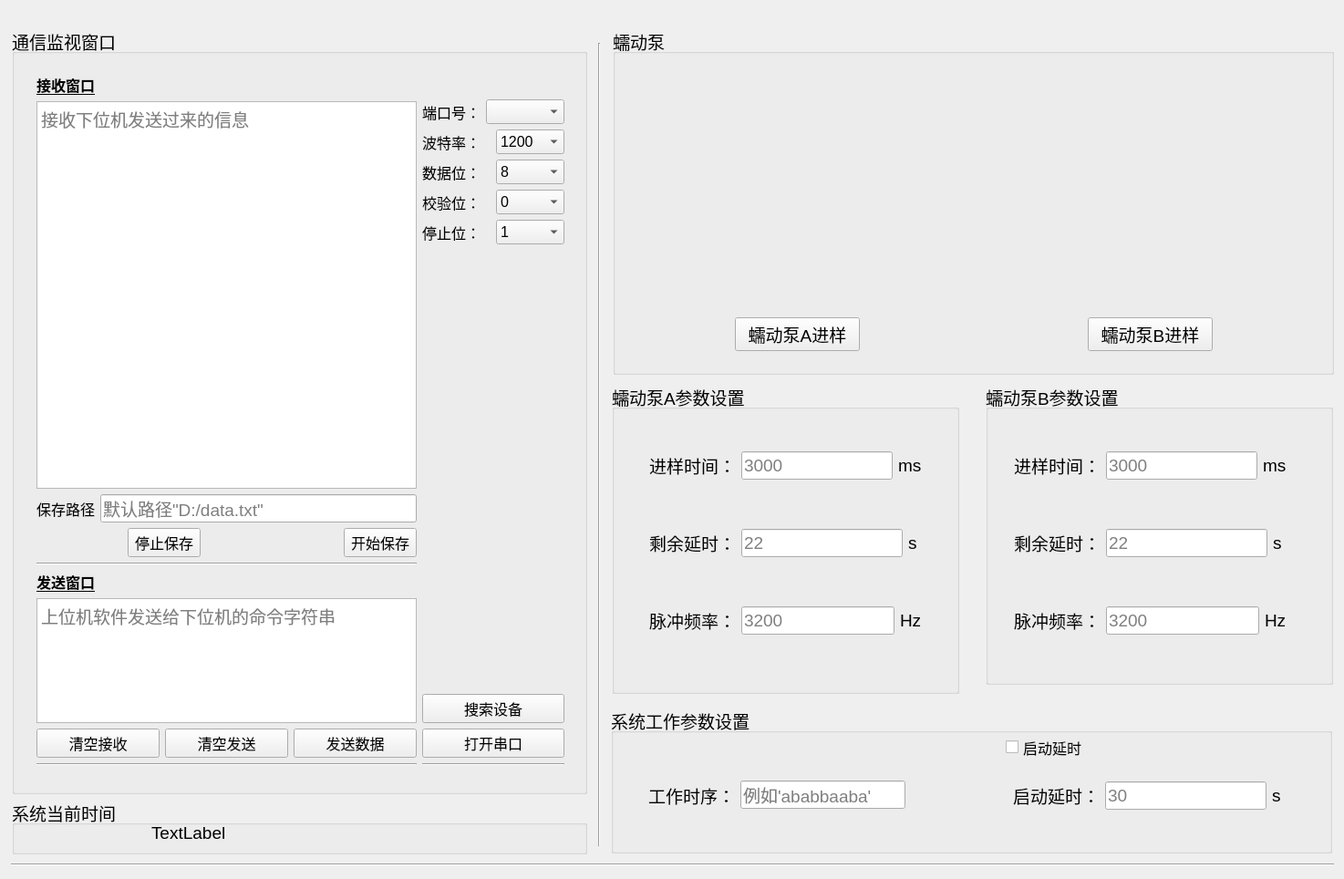
<?xml version="1.0" encoding="UTF-8"?>
<ui version="4.0">
 <class>MainWindow</class>
 <widget class="QMainWindow" name="MainWindow">
  <property name="geometry">
   <rect>
    <x>0</x>
    <y>0</y>
    <width>1474</width>
    <height>964</height>
   </rect>
  </property>
  <property name="minimumSize">
   <size>
    <width>1474</width>
    <height>964</height>
   </size>
  </property>
  <property name="maximumSize">
   <size>
    <width>1474</width>
    <height>964</height>
   </size>
  </property>
  <property name="windowTitle">
   <string>MainWindow</string>
  </property>
  <widget class="QWidget" name="centralWidget">
   <widget class="Line" name="line_4">
    <property name="geometry">
     <rect>
      <x>647</x>
      <y>47</y>
      <width>20</width>
      <height>881</height>
     </rect>
    </property>
    <property name="orientation">
     <enum>Qt::Vertical</enum>
    </property>
   </widget>
   <widget class="QGroupBox" name="groupBox">
    <property name="geometry">
     <rect>
      <x>671</x>
      <y>420</y>
      <width>381</width>
      <height>341</height>
     </rect>
    </property>
    <property name="font">
     <font>
      <pointsize>14</pointsize>
     </font>
    </property>
    <property name="title">
     <string>蠕动泵A参数设置</string>
    </property>
    <widget class="QWidget" name="verticalLayoutWidget_4">
     <property name="geometry">
      <rect>
       <x>30</x>
       <y>40</y>
       <width>321</width>
       <height>271</height>
      </rect>
     </property>
     <layout class="QVBoxLayout" name="verticalLayout_8">
      <item>
       <layout class="QHBoxLayout" name="horizontalLayout_10">
        <item>
         <widget class="QLabel" name="label_11">
          <property name="font">
           <font>
            <pointsize>14</pointsize>
           </font>
          </property>
          <property name="text">
           <string>进样时间：</string>
          </property>
         </widget>
        </item>
        <item>
         <widget class="QLineEdit" name="lineEdit_SamplingTime_PumpA">
          <property name="maximumSize">
           <size>
            <width>16777215</width>
            <height>16777215</height>
           </size>
          </property>
          <property name="placeholderText">
           <string>3000</string>
          </property>
         </widget>
        </item>
        <item>
         <widget class="QLabel" name="label_18">
          <property name="font">
           <font>
            <pointsize>14</pointsize>
           </font>
          </property>
          <property name="text">
           <string>ms</string>
          </property>
         </widget>
        </item>
       </layout>
      </item>
      <item>
       <layout class="QHBoxLayout" name="horizontalLayout_11">
        <item>
         <widget class="QLabel" name="label_13">
          <property name="font">
           <font>
            <pointsize>14</pointsize>
           </font>
          </property>
          <property name="text">
           <string>剩余延时：</string>
          </property>
         </widget>
        </item>
        <item>
         <widget class="QLineEdit" name="lineEdit_leftTime_PumpA">
          <property name="placeholderText">
           <string>22</string>
          </property>
         </widget>
        </item>
        <item>
         <widget class="QLabel" name="label_20">
          <property name="font">
           <font>
            <pointsize>14</pointsize>
           </font>
          </property>
          <property name="text">
           <string>s </string>
          </property>
         </widget>
        </item>
       </layout>
      </item>
      <item>
       <layout class="QHBoxLayout" name="horizontalLayout_13">
        <item>
         <widget class="QLabel" name="label_15">
          <property name="font">
           <font>
            <pointsize>14</pointsize>
           </font>
          </property>
          <property name="text">
           <string>脉冲频率：</string>
          </property>
         </widget>
        </item>
        <item>
         <widget class="QLineEdit" name="lineEdit_setFrequency_PumpA">
          <property name="placeholderText">
           <string>3200</string>
          </property>
         </widget>
        </item>
        <item>
         <widget class="QLabel" name="label_22">
          <property name="font">
           <font>
            <pointsize>14</pointsize>
           </font>
          </property>
          <property name="text">
           <string>Hz</string>
          </property>
         </widget>
        </item>
       </layout>
      </item>
     </layout>
    </widget>
   </widget>
   <widget class="QGroupBox" name="groupBox_2">
    <property name="geometry">
     <rect>
      <x>1081</x>
      <y>420</y>
      <width>381</width>
      <height>331</height>
     </rect>
    </property>
    <property name="font">
     <font>
      <pointsize>14</pointsize>
     </font>
    </property>
    <property name="title">
     <string>蠕动泵B参数设置</string>
    </property>
    <widget class="QWidget" name="verticalLayoutWidget_3">
     <property name="geometry">
      <rect>
       <x>20</x>
       <y>40</y>
       <width>321</width>
       <height>271</height>
      </rect>
     </property>
     <layout class="QVBoxLayout" name="verticalLayout_4">
      <item>
       <layout class="QHBoxLayout" name="horizontalLayout_12">
        <item>
         <widget class="QLabel" name="label_12">
          <property name="font">
           <font>
            <pointsize>14</pointsize>
           </font>
          </property>
          <property name="text">
           <string>进样时间：</string>
          </property>
         </widget>
        </item>
        <item>
         <widget class="QLineEdit" name="lineEdit_samplingTime_PumpB">
          <property name="placeholderText">
           <string>3000</string>
          </property>
         </widget>
        </item>
        <item>
         <widget class="QLabel" name="label_19">
          <property name="font">
           <font>
            <pointsize>14</pointsize>
           </font>
          </property>
          <property name="text">
           <string>ms</string>
          </property>
         </widget>
        </item>
       </layout>
      </item>
      <item>
       <layout class="QHBoxLayout" name="horizontalLayout_14">
        <item>
         <widget class="QLabel" name="label_14">
          <property name="font">
           <font>
            <pointsize>14</pointsize>
           </font>
          </property>
          <property name="text">
           <string>剩余延时：</string>
          </property>
         </widget>
        </item>
        <item>
         <widget class="QLineEdit" name="lineEdit_leftTime_PumpB">
          <property name="placeholderText">
           <string>22</string>
          </property>
         </widget>
        </item>
        <item>
         <widget class="QLabel" name="label_21">
          <property name="font">
           <font>
            <pointsize>14</pointsize>
           </font>
          </property>
          <property name="text">
           <string>s </string>
          </property>
         </widget>
        </item>
       </layout>
      </item>
      <item>
       <layout class="QHBoxLayout" name="horizontalLayout_15">
        <item>
         <widget class="QLabel" name="label_16">
          <property name="font">
           <font>
            <pointsize>14</pointsize>
           </font>
          </property>
          <property name="text">
           <string>脉冲频率：</string>
          </property>
         </widget>
        </item>
        <item>
         <widget class="QLineEdit" name="lineEdit_setFrequency_PumpB">
          <property name="placeholderText">
           <string>3200</string>
          </property>
         </widget>
        </item>
        <item>
         <widget class="QLabel" name="label_23">
          <property name="font">
           <font>
            <pointsize>14</pointsize>
           </font>
          </property>
          <property name="text">
           <string>Hz</string>
          </property>
         </widget>
        </item>
       </layout>
      </item>
     </layout>
    </widget>
   </widget>
   <widget class="QGroupBox" name="groupBox_3">
    <property name="geometry">
     <rect>
      <x>672</x>
      <y>30</y>
      <width>791</width>
      <height>381</height>
     </rect>
    </property>
    <property name="font">
     <font>
      <pointsize>14</pointsize>
     </font>
    </property>
    <property name="title">
     <string>蠕动泵</string>
    </property>
    <widget class="QWidget" name="verticalLayoutWidget_5">
     <property name="geometry">
      <rect>
       <x>426</x>
       <y>31</y>
       <width>326</width>
       <height>335</height>
      </rect>
     </property>
     <layout class="QVBoxLayout" name="verticalLayout_9">
      <item>
       <widget class="QLabel" name="label_10">
        <property name="text">
         <string/>
        </property>
        <property name="pixmap">
         <pixmap resource="image/image.qrc">:/new/prefix1/pump.jpg</pixmap>
        </property>
       </widget>
      </item>
      <item>
       <layout class="QHBoxLayout" name="horizontalLayout_21">
        <item>
         <spacer name="horizontalSpacer_16">
          <property name="orientation">
           <enum>Qt::Horizontal</enum>
          </property>
          <property name="sizeHint" stdset="0">
           <size>
            <width>40</width>
            <height>20</height>
           </size>
          </property>
         </spacer>
        </item>
        <item>
         <widget class="QPushButton" name="pushButton_PumpB">
          <property name="font">
           <font>
            <pointsize>14</pointsize>
           </font>
          </property>
          <property name="text">
           <string>  蠕动泵B进样  </string>
          </property>
         </widget>
        </item>
        <item>
         <spacer name="horizontalSpacer_6">
          <property name="orientation">
           <enum>Qt::Horizontal</enum>
          </property>
          <property name="sizeHint" stdset="0">
           <size>
            <width>40</width>
            <height>20</height>
           </size>
          </property>
         </spacer>
        </item>
       </layout>
      </item>
     </layout>
    </widget>
    <widget class="QWidget" name="verticalLayoutWidget">
     <property name="geometry">
      <rect>
       <x>39</x>
       <y>31</y>
       <width>326</width>
       <height>335</height>
      </rect>
     </property>
     <layout class="QVBoxLayout" name="verticalLayout_7">
      <item>
       <widget class="QLabel" name="label_9">
        <property name="text">
         <string/>
        </property>
        <property name="pixmap">
         <pixmap resource="image/image.qrc">:/new/prefix1/pump.jpg</pixmap>
        </property>
       </widget>
      </item>
      <item>
       <layout class="QHBoxLayout" name="horizontalLayout_20">
        <item>
         <spacer name="horizontalSpacer_5">
          <property name="orientation">
           <enum>Qt::Horizontal</enum>
          </property>
          <property name="sizeHint" stdset="0">
           <size>
            <width>40</width>
            <height>20</height>
           </size>
          </property>
         </spacer>
        </item>
        <item>
         <widget class="QPushButton" name="pushButton_PumpA">
          <property name="font">
           <font>
            <pointsize>14</pointsize>
           </font>
          </property>
          <property name="mouseTracking">
           <bool>false</bool>
          </property>
          <property name="text">
           <string>  蠕动泵A进样  </string>
          </property>
         </widget>
        </item>
        <item>
         <spacer name="horizontalSpacer_4">
          <property name="orientation">
           <enum>Qt::Horizontal</enum>
          </property>
          <property name="sizeHint" stdset="0">
           <size>
            <width>40</width>
            <height>20</height>
           </size>
          </property>
         </spacer>
        </item>
       </layout>
      </item>
     </layout>
    </widget>
   </widget>
   <widget class="QGroupBox" name="groupBox_4">
    <property name="geometry">
     <rect>
      <x>13</x>
      <y>30</y>
      <width>631</width>
      <height>841</height>
     </rect>
    </property>
    <property name="font">
     <font>
      <pointsize>14</pointsize>
     </font>
    </property>
    <property name="title">
     <string>通信监视窗口</string>
    </property>
    <widget class="QWidget" name="layoutWidget">
     <property name="geometry">
      <rect>
       <x>16</x>
       <y>40</y>
       <width>601</width>
       <height>781</height>
      </rect>
     </property>
     <layout class="QHBoxLayout" name="horizontalLayout_7">
      <item>
       <layout class="QVBoxLayout" name="verticalLayout">
        <item>
         <widget class="QLabel" name="label">
          <property name="font">
           <font>
            <pointsize>12</pointsize>
            <weight>75</weight>
            <bold>true</bold>
            <underline>true</underline>
           </font>
          </property>
          <property name="text">
           <string>接收窗口</string>
          </property>
         </widget>
        </item>
        <item>
         <widget class="QTextEdit" name="textEdit">
          <property name="minimumSize">
           <size>
            <width>0</width>
            <height>425</height>
           </size>
          </property>
          <property name="placeholderText">
           <string>接收下位机发送过来的信息</string>
          </property>
         </widget>
        </item>
        <item>
         <layout class="QVBoxLayout" name="verticalLayout_5">
          <item>
           <layout class="QHBoxLayout" name="horizontalLayout_16">
            <item>
             <widget class="QLabel" name="label_27">
              <property name="font">
               <font>
                <pointsize>12</pointsize>
               </font>
              </property>
              <property name="text">
               <string>保存路径</string>
              </property>
             </widget>
            </item>
            <item>
             <widget class="QLineEdit" name="lineEdit_savePath">
              <property name="placeholderText">
               <string>默认路径&quot;D:/data.txt&quot;</string>
              </property>
             </widget>
            </item>
           </layout>
          </item>
          <item>
           <layout class="QHBoxLayout" name="horizontalLayout_17">
            <item>
             <spacer name="horizontalSpacer_2">
              <property name="orientation">
               <enum>Qt::Horizontal</enum>
              </property>
              <property name="sizeHint" stdset="0">
               <size>
                <width>40</width>
                <height>20</height>
               </size>
              </property>
             </spacer>
            </item>
            <item>
             <spacer name="horizontalSpacer_7">
              <property name="orientation">
               <enum>Qt::Horizontal</enum>
              </property>
              <property name="sizeHint" stdset="0">
               <size>
                <width>40</width>
                <height>20</height>
               </size>
              </property>
             </spacer>
            </item>
            <item>
             <widget class="QPushButton" name="pushButton_stopSave">
              <property name="font">
               <font>
                <pointsize>12</pointsize>
               </font>
              </property>
              <property name="text">
               <string>停止保存</string>
              </property>
             </widget>
            </item>
            <item>
             <spacer name="horizontalSpacer">
              <property name="orientation">
               <enum>Qt::Horizontal</enum>
              </property>
              <property name="sizeHint" stdset="0">
               <size>
                <width>40</width>
                <height>20</height>
               </size>
              </property>
             </spacer>
            </item>
            <item>
             <spacer name="horizontalSpacer_8">
              <property name="orientation">
               <enum>Qt::Horizontal</enum>
              </property>
              <property name="sizeHint" stdset="0">
               <size>
                <width>40</width>
                <height>20</height>
               </size>
              </property>
             </spacer>
            </item>
            <item>
             <spacer name="horizontalSpacer_3">
              <property name="orientation">
               <enum>Qt::Horizontal</enum>
              </property>
              <property name="sizeHint" stdset="0">
               <size>
                <width>40</width>
                <height>20</height>
               </size>
              </property>
             </spacer>
            </item>
            <item>
             <widget class="QPushButton" name="pushButton_saveData">
              <property name="font">
               <font>
                <pointsize>12</pointsize>
               </font>
              </property>
              <property name="text">
               <string>开始保存</string>
              </property>
             </widget>
            </item>
           </layout>
          </item>
         </layout>
        </item>
        <item>
         <widget class="Line" name="line_2">
          <property name="orientation">
           <enum>Qt::Horizontal</enum>
          </property>
         </widget>
        </item>
        <item>
         <spacer name="verticalSpacer">
          <property name="orientation">
           <enum>Qt::Vertical</enum>
          </property>
          <property name="sizeHint" stdset="0">
           <size>
            <width>20</width>
            <height>10</height>
           </size>
          </property>
         </spacer>
        </item>
        <item>
         <widget class="QLabel" name="label_2">
          <property name="font">
           <font>
            <pointsize>12</pointsize>
            <weight>75</weight>
            <bold>true</bold>
            <underline>true</underline>
           </font>
          </property>
          <property name="text">
           <string>发送窗口</string>
          </property>
         </widget>
        </item>
        <item>
         <widget class="QTextEdit" name="textEdit_2">
          <property name="maximumSize">
           <size>
            <width>16777215</width>
            <height>150</height>
           </size>
          </property>
          <property name="placeholderText">
           <string>上位机软件发送给下位机的命令字符串</string>
          </property>
         </widget>
        </item>
        <item>
         <layout class="QHBoxLayout" name="horizontalLayout">
          <item>
           <widget class="QPushButton" name="clearButton">
            <property name="font">
             <font>
              <pointsize>12</pointsize>
             </font>
            </property>
            <property name="text">
             <string>清空接收</string>
            </property>
           </widget>
          </item>
          <item>
           <widget class="QPushButton" name="pushButton_clearLineText2">
            <property name="font">
             <font>
              <pointsize>12</pointsize>
             </font>
            </property>
            <property name="text">
             <string>清空发送</string>
            </property>
           </widget>
          </item>
          <item>
           <widget class="QPushButton" name="sendButton">
            <property name="font">
             <font>
              <pointsize>12</pointsize>
             </font>
            </property>
            <property name="text">
             <string>发送数据</string>
            </property>
           </widget>
          </item>
         </layout>
        </item>
        <item>
         <widget class="Line" name="line_6">
          <property name="orientation">
           <enum>Qt::Horizontal</enum>
          </property>
         </widget>
        </item>
       </layout>
      </item>
      <item>
       <layout class="QVBoxLayout" name="verticalLayout_2">
        <item>
         <layout class="QVBoxLayout" name="verticalLayout_3">
          <item>
           <widget class="QLabel" name="label_8">
            <property name="text">
             <string/>
            </property>
           </widget>
          </item>
          <item>
           <layout class="QHBoxLayout" name="horizontalLayout_2">
            <item>
             <widget class="QLabel" name="label_3">
              <property name="font">
               <font>
                <pointsize>12</pointsize>
               </font>
              </property>
              <property name="text">
               <string>端口号：</string>
              </property>
             </widget>
            </item>
            <item>
             <widget class="QComboBox" name="PortBox">
              <property name="font">
               <font>
                <pointsize>12</pointsize>
               </font>
              </property>
             </widget>
            </item>
           </layout>
          </item>
          <item>
           <layout class="QHBoxLayout" name="horizontalLayout_3">
            <item>
             <widget class="QLabel" name="label_4">
              <property name="font">
               <font>
                <pointsize>12</pointsize>
               </font>
              </property>
              <property name="text">
               <string>波特率：</string>
              </property>
             </widget>
            </item>
            <item>
             <widget class="QComboBox" name="BaudBox">
              <property name="font">
               <font>
                <pointsize>12</pointsize>
               </font>
              </property>
              <item>
               <property name="text">
                <string>1200</string>
               </property>
              </item>
              <item>
               <property name="text">
                <string>2400</string>
               </property>
              </item>
              <item>
               <property name="text">
                <string>4800</string>
               </property>
              </item>
              <item>
               <property name="text">
                <string>9600</string>
               </property>
              </item>
              <item>
               <property name="text">
                <string>19200</string>
               </property>
              </item>
             </widget>
            </item>
           </layout>
          </item>
          <item>
           <layout class="QHBoxLayout" name="horizontalLayout_4">
            <item>
             <widget class="QLabel" name="label_5">
              <property name="font">
               <font>
                <pointsize>12</pointsize>
               </font>
              </property>
              <property name="text">
               <string>数据位：</string>
              </property>
             </widget>
            </item>
            <item>
             <widget class="QComboBox" name="BitNumBox">
              <property name="font">
               <font>
                <pointsize>12</pointsize>
               </font>
              </property>
              <item>
               <property name="text">
                <string>8</string>
               </property>
              </item>
             </widget>
            </item>
           </layout>
          </item>
          <item>
           <layout class="QHBoxLayout" name="horizontalLayout_5">
            <item>
             <widget class="QLabel" name="label_6">
              <property name="font">
               <font>
                <pointsize>12</pointsize>
               </font>
              </property>
              <property name="text">
               <string>校验位：</string>
              </property>
             </widget>
            </item>
            <item>
             <widget class="QComboBox" name="ParityBox">
              <property name="font">
               <font>
                <pointsize>12</pointsize>
               </font>
              </property>
              <item>
               <property name="text">
                <string>0</string>
               </property>
              </item>
             </widget>
            </item>
           </layout>
          </item>
          <item>
           <layout class="QHBoxLayout" name="horizontalLayout_6">
            <item>
             <widget class="QLabel" name="label_7">
              <property name="font">
               <font>
                <pointsize>12</pointsize>
               </font>
              </property>
              <property name="text">
               <string>停止位：</string>
              </property>
             </widget>
            </item>
            <item>
             <widget class="QComboBox" name="StopBox">
              <property name="font">
               <font>
                <pointsize>12</pointsize>
               </font>
              </property>
              <item>
               <property name="text">
                <string>1</string>
               </property>
              </item>
              <item>
               <property name="text">
                <string>2</string>
               </property>
              </item>
             </widget>
            </item>
           </layout>
          </item>
         </layout>
        </item>
        <item>
         <spacer name="verticalSpacer_4">
          <property name="orientation">
           <enum>Qt::Vertical</enum>
          </property>
          <property name="sizeHint" stdset="0">
           <size>
            <width>20</width>
            <height>40</height>
           </size>
          </property>
         </spacer>
        </item>
        <item>
         <widget class="QPushButton" name="pushButton_searchDevice">
          <property name="font">
           <font>
            <pointsize>12</pointsize>
           </font>
          </property>
          <property name="text">
           <string>搜索设备</string>
          </property>
         </widget>
        </item>
        <item>
         <widget class="QPushButton" name="openButton">
          <property name="font">
           <font>
            <pointsize>12</pointsize>
           </font>
          </property>
          <property name="text">
           <string>打开串口</string>
          </property>
         </widget>
        </item>
        <item>
         <widget class="Line" name="line_7">
          <property name="orientation">
           <enum>Qt::Horizontal</enum>
          </property>
         </widget>
        </item>
       </layout>
      </item>
     </layout>
    </widget>
   </widget>
   <widget class="QGroupBox" name="groupBox_5">
    <property name="geometry">
     <rect>
      <x>670</x>
      <y>775</y>
      <width>791</width>
      <height>161</height>
     </rect>
    </property>
    <property name="font">
     <font>
      <pointsize>14</pointsize>
     </font>
    </property>
    <property name="title">
     <string>系统工作参数设置</string>
    </property>
    <widget class="QWidget" name="layoutWidget">
     <property name="geometry">
      <rect>
       <x>30</x>
       <y>55</y>
       <width>321</width>
       <height>84</height>
      </rect>
     </property>
     <layout class="QHBoxLayout" name="horizontalLayout_19">
      <item>
       <widget class="QLabel" name="label_17">
        <property name="font">
         <font>
          <pointsize>14</pointsize>
         </font>
        </property>
        <property name="text">
         <string>工作时序：</string>
        </property>
       </widget>
      </item>
      <item>
       <widget class="QLineEdit" name="lineEdit_commandOrder">
        <property name="placeholderText">
         <string>例如'ababbaaba'</string>
        </property>
       </widget>
      </item>
      <item>
       <widget class="QLabel" name="label_26">
        <property name="font">
         <font>
          <pointsize>14</pointsize>
         </font>
        </property>
        <property name="text">
         <string/>
        </property>
       </widget>
      </item>
     </layout>
    </widget>
    <widget class="QWidget" name="horizontalLayoutWidget_3">
     <property name="geometry">
      <rect>
       <x>430</x>
       <y>57</y>
       <width>321</width>
       <height>81</height>
      </rect>
     </property>
     <layout class="QHBoxLayout" name="horizontalLayout_8">
      <item>
       <widget class="QLabel" name="label_24">
        <property name="font">
         <font>
          <pointsize>14</pointsize>
         </font>
        </property>
        <property name="text">
         <string>启动延时：</string>
        </property>
       </widget>
      </item>
      <item>
       <widget class="QLineEdit" name="lineEdit_SystemStartDelayTime">
        <property name="placeholderText">
         <string>30</string>
        </property>
       </widget>
      </item>
      <item>
       <widget class="QLabel" name="label_25">
        <property name="font">
         <font>
          <pointsize>14</pointsize>
         </font>
        </property>
        <property name="text">
         <string>s </string>
        </property>
       </widget>
      </item>
     </layout>
    </widget>
    <widget class="QCheckBox" name="checkBox_startDelay">
     <property name="geometry">
      <rect>
       <x>433</x>
       <y>35</y>
       <width>121</width>
       <height>19</height>
      </rect>
     </property>
     <property name="font">
      <font>
       <pointsize>12</pointsize>
      </font>
     </property>
     <property name="text">
      <string>启动延时</string>
     </property>
    </widget>
   </widget>
   <widget class="Line" name="line">
    <property name="geometry">
     <rect>
      <x>12</x>
      <y>938</y>
      <width>1451</width>
      <height>20</height>
     </rect>
    </property>
    <property name="orientation">
     <enum>Qt::Horizontal</enum>
    </property>
   </widget>
   <widget class="QGroupBox" name="groupBox_6">
    <property name="geometry">
     <rect>
      <x>13</x>
      <y>876</y>
      <width>631</width>
      <height>61</height>
     </rect>
    </property>
    <property name="font">
     <font>
      <pointsize>14</pointsize>
     </font>
    </property>
    <property name="title">
     <string>系统当前时间</string>
    </property>
    <widget class="QLabel" name="label_timer">
     <property name="geometry">
      <rect>
       <x>153</x>
       <y>27</y>
       <width>461</width>
       <height>21</height>
      </rect>
     </property>
     <property name="text">
      <string>TextLabel</string>
     </property>
    </widget>
   </widget>
  </widget>
 </widget>
 <layoutdefault spacing="6" margin="11"/>
 <resources>
  <include location="image/image.qrc"/>
 </resources>
 <connections/>
</ui>
